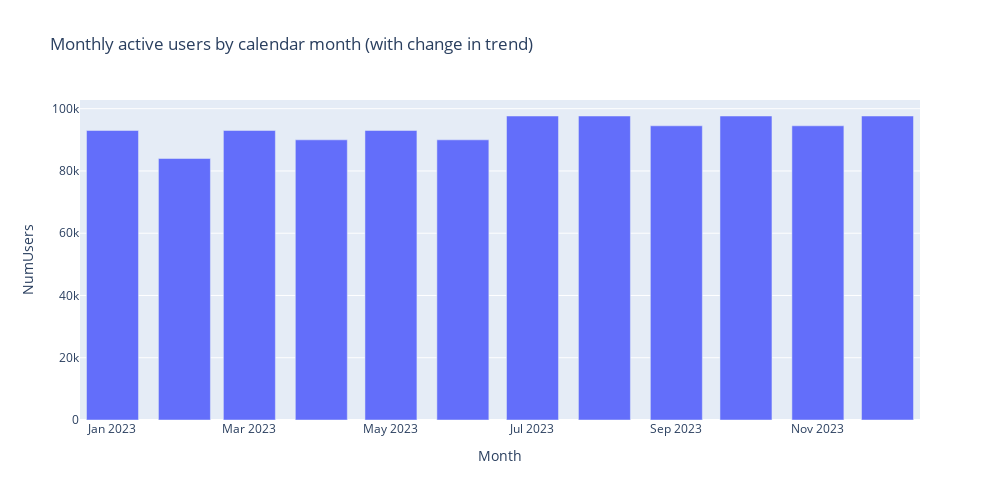
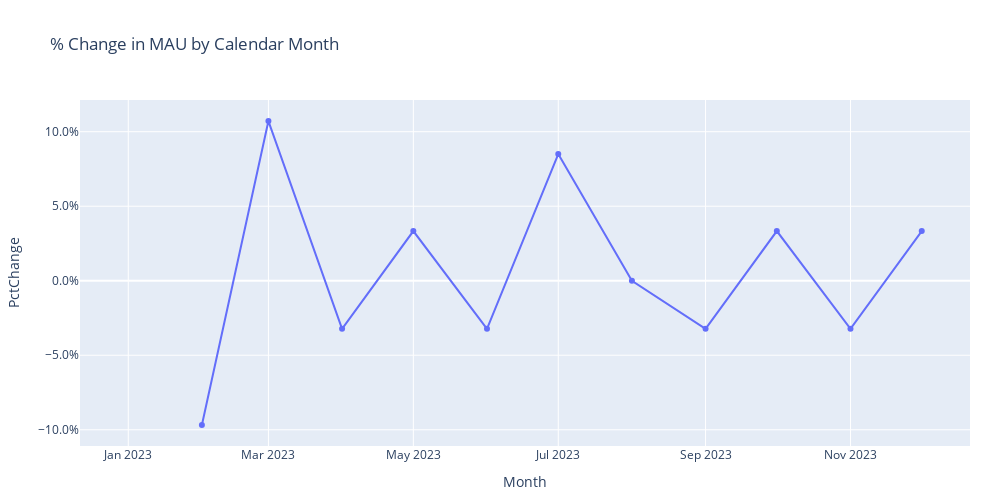

Notebook code for these charts, in order:
### Markdown cell above
We'll go ahead and use the same plots to look at MAU as before, starting with MAU by calendar month.

### Code cell
# Calculating MAU by calendar month
MAU_calendar_month = df_temp.groupby('Month')['NumUsers'].sum().reset_index()
fig = px.bar(MAU_calendar_month, x='Month', y='NumUsers', title='Monthly active users by calendar month (with change in trend)', width=1000, height=500)
fig.show()

# Calculating the percent change for each month
MAU_calendar_month['PctChange'] = pct_change_of_series(MAU_calendar_month['NumUsers'])

# Plotting it
fig = px.line(MAU_calendar_month, x='Month', y='PctChange', markers=True,
              title='% Change in MAU by Calendar Month', width=1000, height=500)
fig.update_layout(margin=dict(r=30, b=30), yaxis_tickformat=".1%",)
fig.show()

### Figure 1 — Plotly figure (JSON) as saved in the notebook; plotly's stock layout.template omitted (floating-point values rounded to 4 significant figures)
{"data": [{"alignmentgroup": "True", "hovertemplate": "Month=%{x}<br>NumUsers=%{y}<extra></extra>", "legendgroup": "", "marker": {"color": "#636efa", "pattern": {"shape": ""}}, "name": "", "offsetgroup": "", "orientation": "v", "showlegend": false, "textposition": "auto", "type": "bar", "x": ["2023-01", "2023-02", "2023-03", "2023-04", "2023-05", "2023-06", "2023-07", "2023-08", "2023-09", "2023-10", "2023-11", "2023-12"], "xaxis": "x", "y": [93000, 84000, 93000, 90000, 93000, 90000, 97650, 97650, 94500, 97650, 94500, 97650], "yaxis": "y"}], "layout": {"barmode": "relative", "height": 500, "legend": {"tracegroupgap": 0}, "title": {"text": "Monthly active users by calendar month (with change in trend)"}, "width": 1000, "xaxis": {"anchor": "y", "domain": [0, 1], "title": {"text": "Month"}}, "yaxis": {"anchor": "x", "domain": [0, 1], "title": {"text": "NumUsers"}}}}

### Figure 2 — Plotly figure (JSON) as saved in the notebook; plotly's stock layout.template omitted (floating-point values rounded to 4 significant figures)
{"data": [{"hovertemplate": "Month=%{x}<br>PctChange=%{y}<extra></extra>", "legendgroup": "", "line": {"color": "#636efa", "dash": "solid"}, "marker": {"symbol": "circle"}, "mode": "lines+markers", "name": "", "orientation": "v", "showlegend": false, "type": "scatter", "x": ["2023-01", "2023-02", "2023-03", "2023-04", "2023-05", "2023-06", "2023-07", "2023-08", "2023-09", "2023-10", "2023-11", "2023-12"], "xaxis": "x", "y": [null, -0.09677, 0.1071, -0.03226, 0.03333, -0.03226, 0.085, 0, -0.03226, 0.03333, -0.03226, 0.03333], "yaxis": "y"}], "layout": {"height": 500, "legend": {"tracegroupgap": 0}, "margin": {"b": 30, "r": 30}, "title": {"text": "% Change in MAU by Calendar Month"}, "width": 1000, "xaxis": {"anchor": "y", "domain": [0, 1], "title": {"text": "Month"}}, "yaxis": {"anchor": "x", "domain": [0, 1], "tickformat": ".1%", "title": {"text": "PctChange"}}}}
